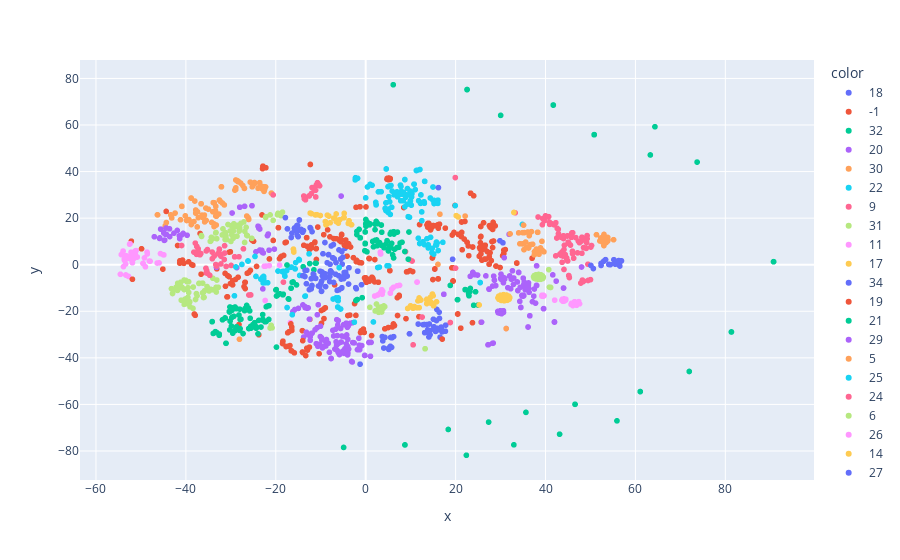

The cell this chart's notebook holds for it:
### Code cell
import plotly.express as px

fig = px.scatter(
    x=embeddings_tsne[:, 0],
    y=embeddings_tsne[:, 1],
    color=clusterer.labels_.astype(str),
)

fig.show()
